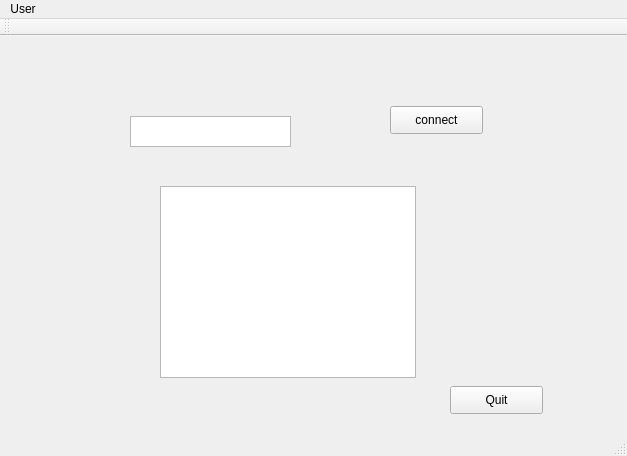
<?xml version="1.0" encoding="UTF-8"?>
<ui version="4.0">
 <class>NetworkClientClass</class>
 <widget class="QMainWindow" name="NetworkClientClass">
  <property name="geometry">
   <rect>
    <x>0</x>
    <y>0</y>
    <width>627</width>
    <height>456</height>
   </rect>
  </property>
  <property name="windowTitle">
   <string>NetworkClient</string>
  </property>
  <widget class="QWidget" name="centralWidget">
   <widget class="QPushButton" name="my_pushButton">
    <property name="geometry">
     <rect>
      <x>390</x>
      <y>70</y>
      <width>93</width>
      <height>28</height>
     </rect>
    </property>
    <property name="text">
     <string>connect</string>
    </property>
   </widget>
   <widget class="QListWidget" name="my_listWidget">
    <property name="geometry">
     <rect>
      <x>160</x>
      <y>150</y>
      <width>256</width>
      <height>192</height>
     </rect>
    </property>
   </widget>
   <widget class="QTextEdit" name="my_textEdit">
    <property name="geometry">
     <rect>
      <x>130</x>
      <y>80</y>
      <width>161</width>
      <height>31</height>
     </rect>
    </property>
   </widget>
   <widget class="QPushButton" name="my_quitwindow">
    <property name="geometry">
     <rect>
      <x>450</x>
      <y>350</y>
      <width>93</width>
      <height>28</height>
     </rect>
    </property>
    <property name="text">
     <string>Quit</string>
    </property>
   </widget>
  </widget>
  <widget class="QMenuBar" name="menuBar">
   <property name="geometry">
    <rect>
     <x>0</x>
     <y>0</y>
     <width>627</width>
     <height>26</height>
    </rect>
   </property>
   <widget class="QMenu" name="menuUser">
    <property name="title">
     <string>User</string>
    </property>
    <addaction name="actionSign_in"/>
    <addaction name="actionSign_up"/>
    <addaction name="actionQuit"/>
   </widget>
   <addaction name="menuUser"/>
  </widget>
  <widget class="QToolBar" name="mainToolBar">
   <attribute name="toolBarArea">
    <enum>TopToolBarArea</enum>
   </attribute>
   <attribute name="toolBarBreak">
    <bool>false</bool>
   </attribute>
  </widget>
  <widget class="QStatusBar" name="statusBar"/>
  <action name="actionSign_in">
   <property name="text">
    <string>sign_in</string>
   </property>
  </action>
  <action name="actionSign_up">
   <property name="text">
    <string>sign_up</string>
   </property>
  </action>
  <action name="actionQuit">
   <property name="text">
    <string>quit</string>
   </property>
  </action>
 </widget>
 <layoutdefault spacing="6" margin="11"/>
 <resources>
  <include location="NetworkClient.qrc"/>
 </resources>
 <connections/>
</ui>
